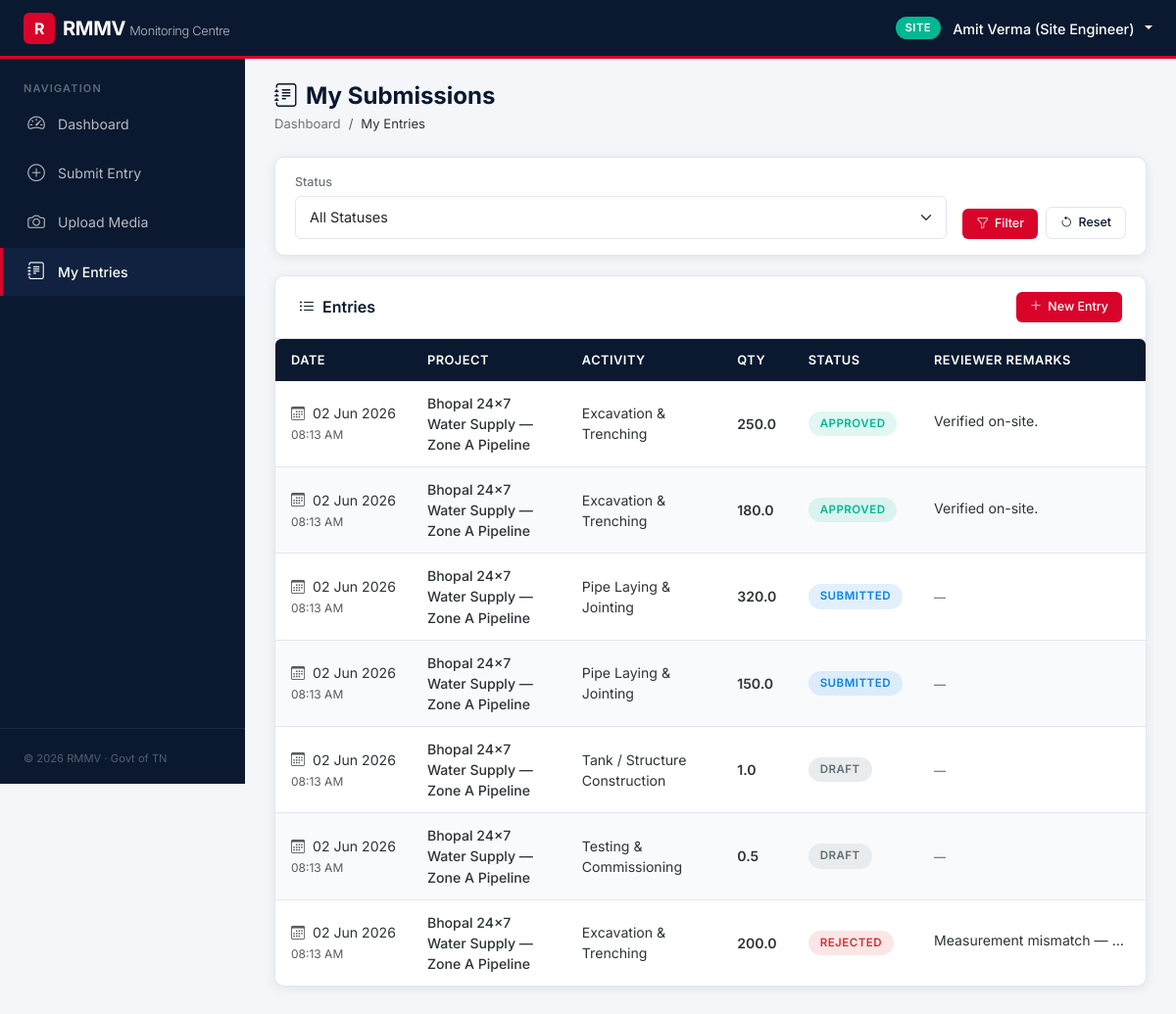
The app's page /site/my-entries (signed in), older data.
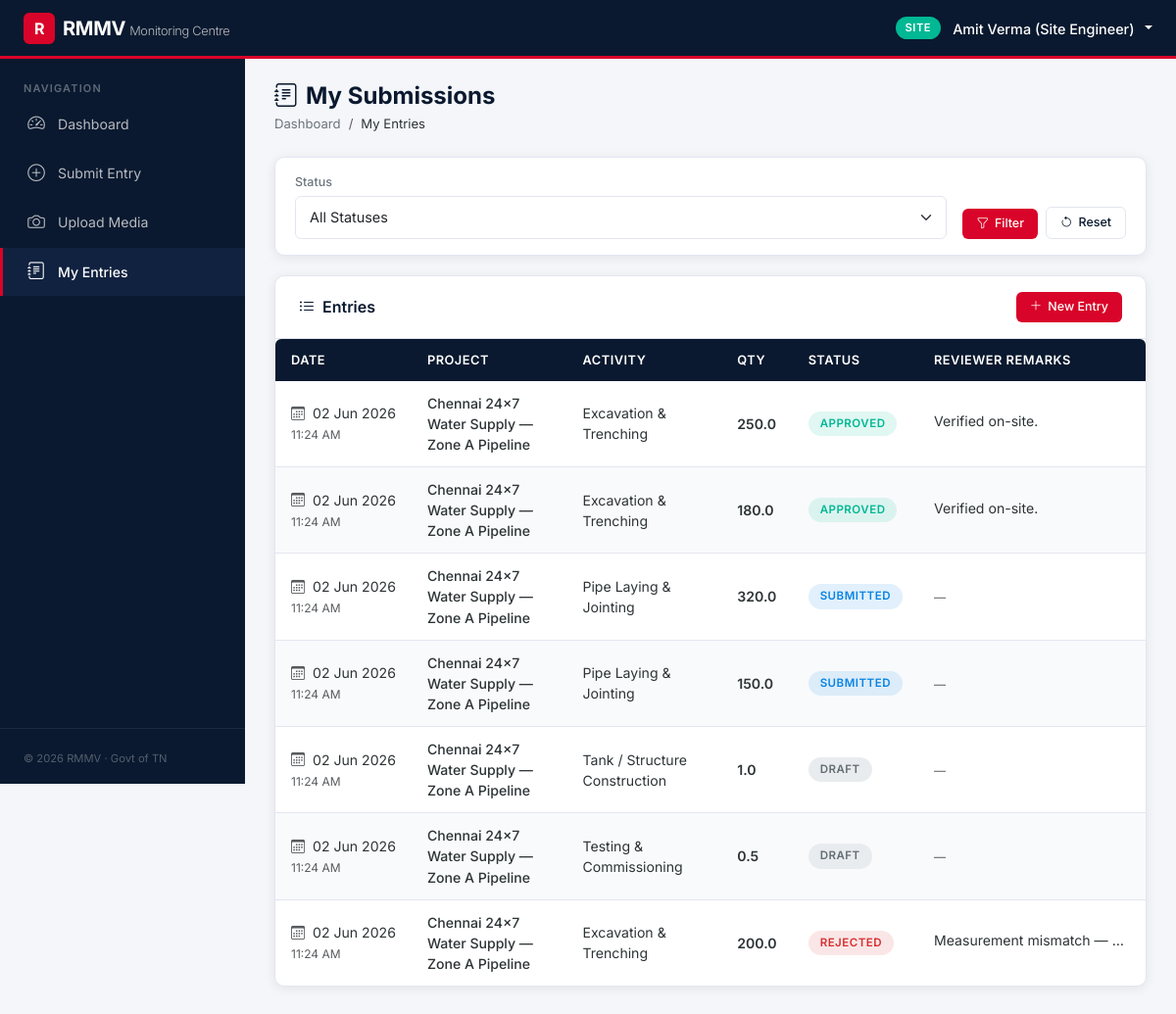
The same page, newer data.
### database/models.py (models this page shows, shortened)
class SiteEntry(db.Model):
    __tablename__ = 'site_entries'
    id = db.Column(db.Integer, primary_key=True)
    project_id = db.Column(db.Integer, db.ForeignKey('projects.id'), nullable=False)
    engineer_id = db.Column(db.Integer, db.ForeignKey('users.id'), nullable=False)
    activity_id = db.Column(db.Integer, db.ForeignKey('activities.id'), nullable=False)
    quantity = db.Column(db.Float, nullable=False, default=0.0)
    remarks = db.Column(db.Text, nullable=True)
    status = db.Column(db.String(20), nullable=False, default='draft')  # draft | submitted | approved | rejected
    reviewed_by = db.Column(db.Integer, db.ForeignKey('users.id'), nullable=True)
    review_remarks = db.Column(db.Text, nullable=True)
    created_at = db.Column(db.DateTime, default=lambda: datetime.now(timezone.utc))
    updated_at = db.Column(db.DateTime, default=lambda: datetime.now(timezone.utc),
                           onupdate=lambda: datetime.now(timezone.utc))
    project = db.relationship('Project', back_populates='entries')
    engineer = db.relationship('User', foreign_keys=[engineer_id], back_populates='site_entries')
    reviewer = db.relationship('User', foreign_keys=[reviewed_by], back_populates='reviewed_entries')
    activity = db.relationship('Activity', back_populates='site_entries')

class Project(db.Model):
    __tablename__ = 'projects'
    id = db.Column(db.Integer, primary_key=True)
    name = db.Column(db.String(300), nullable=False)
    ulb_id = db.Column(db.Integer, db.ForeignKey('ulbs.id'), nullable=False)
    description = db.Column(db.Text, nullable=True)
    cost = db.Column(db.Float, nullable=False, default=0.0)  # in Crores (₹)
    physical_progress = db.Column(db.Float, nullable=False, default=0.0)  # 0–100
    financial_progress = db.Column(db.Float, nullable=False, default=0.0)  # 0–100
    status = db.Column(db.String(20), nullable=False, default='active')  # active | completed | delayed | critical
    latitude = db.Column(db.Float, nullable=True)
    longitude = db.Column(db.Float, nullable=True)
    start_date = db.Column(db.Date, nullable=True)
    target_date = db.Column(db.Date, nullable=True)
    contractor = db.Column(db.String(200), nullable=True)
    ulb = db.relationship('ULB', back_populates='projects')
    activities = db.relationship('Activity', back_populates='project',
                                 lazy='dynamic', cascade='all, delete-orphan')
    entries = db.relationship('SiteEntry', back_populates='project',
                              lazy='dynamic', cascade='all, delete-orphan')
    media_files = db.relationship('MediaFile', back_populates='project',
                                  lazy='dynamic', cascade='all, delete-orphan')

class Activity(db.Model):
    __tablename__ = 'activities'
    id = db.Column(db.Integer, primary_key=True)
    project_id = db.Column(db.Integer, db.ForeignKey('projects.id'), nullable=False)
    activity_name = db.Column(db.String(200), nullable=False)
    unit = db.Column(db.String(50), nullable=False, default='units')
    target_qty = db.Column(db.Float, nullable=False, default=0.0)
    achieved_qty = db.Column(db.Float, nullable=False, default=0.0)
    weightage = db.Column(db.Float, nullable=False, default=0.0)  # fraction, e.g. 0.25
    project = db.relationship('Project', back_populates='activities')
    site_entries = db.relationship('SiteEntry', back_populates='activity', lazy='dynamic')

### dashboards/site.py (the view)
@site_bp.route('/my-entries')
@login_required
@role_required(['site'])
def my_entries():
    page = request.args.get('page', 1, type=int)
    per_page = 20
    status_filter = request.args.get('status', type=str)
    query = SiteEntry.query.filter_by(engineer_id=current_user.id)
    valid_statuses = ('draft', 'submitted', 'approved', 'rejected')
    if status_filter and status_filter in valid_statuses:
        query = query.filter(SiteEntry.status == status_filter)
    pagination = (
        query
        .order_by(desc(SiteEntry.created_at))
        .paginate(page=page, per_page=per_page, error_out=False)
    )
    return render_template(
        'site/my_entries.html',
        entries=pagination.items,
        pagination=pagination,
        selected_status=status_filter,
    )

### auth/permissions.py (called while the page is built)
def role_required(roles):
    def decorator(func):
        @wraps(func)
        def wrapper(*args, **kwargs):
            if not current_user.is_authenticated:
                abort(403)
            if current_user.role not in roles:
                abort(403)
            return func(*args, **kwargs)
        return wrapper
    return decorator

### templates/site/my_entries.html (shortened to what this page needs)
{% extends "base.html" %}
{% block content %}
<div class="page-header">
  <h2><i class="bi bi-journal-text me-2"></i>My Submissions</h2>
  <nav aria-label="breadcrumb">
    <ol class="breadcrumb">
      <li class="breadcrumb-item"><a href="{{ url_for('site.dashboard') }}">Dashboard</a></li>
      <li class="breadcrumb-item active">My Entries</li>
    </ol>
  </nav>
</div>
<form method="GET" action="{{ url_for('site.my_entries') }}">
  <div class="filter-bar">
    <div class="filter-group">
      <label for="filterStatus">Status</label>
      <select class="form-select form-select-sm" id="filterStatus" name="status">
        <option value="">All Statuses</option>
      </select>
    </div>
    <div class="filter-actions">
      <button type="submit" class="btn btn-sm btn-rmmv btn-rmmv-primary">
        <i class="bi bi-funnel"></i> Filter
      </button>
      <a href="{{ url_for('site.my_entries') }}" class="btn btn-sm btn-rmmv btn-rmmv-outline">
        <i class="bi bi-arrow-counterclockwise"></i> Reset
      </a>
    </div>
  </div>
</form>
<div class="card-rmmv">
  <div class="card-header-rmmv">
    <h5><i class="bi bi-list-ul me-2"></i>Entries</h5>
    <div class="header-actions">
      <a href="{{ url_for('site.submit_entry') }}" class="btn btn-sm btn-rmmv btn-rmmv-primary">
        <i class="bi bi-plus-lg"></i> New Entry
      </a>
    </div>
  </div>
  <div class="card-body-rmmv p-0">
    <div class="table-responsive-rmmv">
      <table class="table-rmmv">
        <thead>
          <tr>
            <th>Date</th>
            <th>Project</th>
            <th>Activity</th>
            <th>Qty</th>
            <th>Status</th>
            <th>Reviewer Remarks</th>
          </tr>
        </thead>
        <tbody>
          {% for entry in entries %}
          <tr>
            <td class="text-nowrap">
              <i class="bi bi-calendar3 me-1 text-muted"></i>
              {{ entry.created_at.strftime('%d %b %Y') if entry.created_at else '—' }}
              <br>
              <span class="fs-xs text-muted">
                {{ entry.created_at.strftime('%I:%M %p') if entry.created_at else '' }}
              </span>
            </td>
            <td class="fw-500">{{ entry.project.name if entry.project else '—' }}</td>
            <td>{{ entry.activity.activity_name if entry.activity else '—' }}</td>
            <td class="fw-600">{{ entry.quantity }}</td>
            <td>
              <span class="badge-status badge-{{ entry.status }}">{{ entry.status }}</span>
            </td>
            <td>
              {% if entry.review_remarks %}
              <span class="truncate-text" title="{{ entry.review_remarks }}">
                {{ entry.review_remarks }}
              </span>
              {% else %}
              <span class="text-muted fs-xs">—</span>
              {% endif %}
            </td>
          </tr>
          {% endfor %}
        </tbody>
      </table>
    </div>
  </div>
</div>
{% endblock %}

Row changes from the older to the newer data that the page shows:
changed SiteEntry (number 1 of 7 on the later page): created_at "08:13 AM" → "11:24 AM"; project "Bhopal 24×7 Water Supply — Zone A Pipeline" → "Chennai 24×7 Water Supply — Zone A Pipeline"
changed SiteEntry (number 2 of 7 on the later page): created_at "08:13 AM" → "11:24 AM"; project "Bhopal 24×7 Water Supply — Zone A Pipeline" → "Chennai 24×7 Water Supply — Zone A Pipeline"
changed SiteEntry (number 3 of 7 on the later page): created_at "08:13 AM" → "11:24 AM"; project "Bhopal 24×7 Water Supply — Zone A Pipeline" → "Chennai 24×7 Water Supply — Zone A Pipeline"
changed SiteEntry (number 4 of 7 on the later page): created_at "08:13 AM" → "11:24 AM"; project "Bhopal 24×7 Water Supply — Zone A Pipeline" → "Chennai 24×7 Water Supply — Zone A Pipeline"
changed SiteEntry "Tank / Structure Construction": created_at "08:13 AM" → "11:24 AM"; project "Bhopal 24×7 Water Supply — Zone A Pipeline" → "Chennai 24×7 Water Supply — Zone A Pipeline"
changed SiteEntry "Testing & Commissioning": created_at "08:13 AM" → "11:24 AM"; project "Bhopal 24×7 Water Supply — Zone A Pipeline" → "Chennai 24×7 Water Supply — Zone A Pipeline"
changed SiteEntry "REJECTED": created_at "08:13 AM" → "11:24 AM"; project "Bhopal 24×7 Water Supply — Zone A Pipeline" → "Chennai 24×7 Water Supply — Zone A Pipeline"
